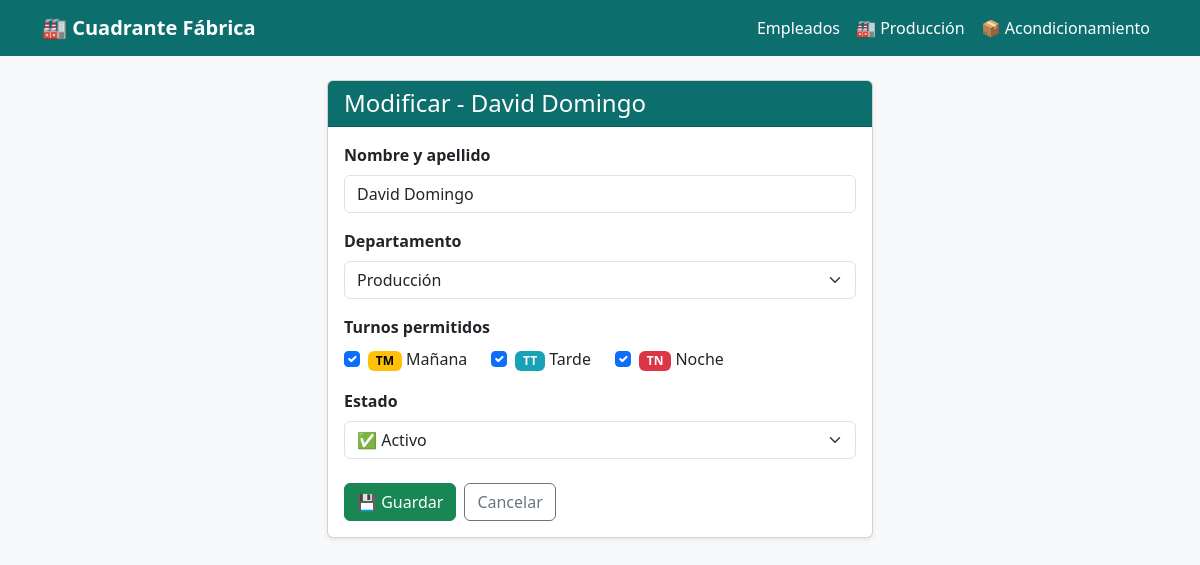
Screenshot of /employees/1/edit/ with the database file from the repository.
### employees/models.py (models this page shows, shortened)
class Employee(models.Model):
    DEPARTAMENTO_CHOICES = [
        ('produccion',        'Producción'),
        ('acondicionamiento', 'Acondicionamiento'),
    ]
    name           = models.CharField(max_length=100)
    departamento   = models.CharField(max_length=20, choices=DEPARTAMENTO_CHOICES, default='produccion')
    puede_TM       = models.BooleanField(default=True, verbose_name='TM')
    puede_TT       = models.BooleanField(default=True, verbose_name='TT')
    puede_TN       = models.BooleanField(default=True, verbose_name='TN')
    en_baja        = models.BooleanField(default=False, verbose_name='En baja')
    baja_inicio    = models.DateField(null=True, blank=True, verbose_name='Inicio baja')
    baja_fin       = models.DateField(null=True, blank=True, verbose_name='Fin baja')
    class Meta:
        ordering = ['departamento', 'name']

### employees/views.py (the view, shortened to what this page needs)
# urls.py: path('<int:pk>/edit/',   views.employee_edit,   name='employee_edit'),
def employee_edit(request, pk):
    employee = get_object_or_404(Employee, pk=pk)
    old_en_baja    = employee.en_baja
    old_baja_inicio = employee.baja_inicio
    form = EmployeeForm(request.POST or None, instance=employee)
    return render(request, 'employees/employee_form.html', {
        'form':  form,
        'title': f'Modificar - {employee.name}',
    })

### employees/templates/employees/employee_form.html (shortened to what this page needs)
{% extends 'base.html' %}
{% block content %}
<div class="row justify-content-center">
  <div class="col-md-6">
    <div class="card shadow-sm">
      <div class="card-header" style="background-color:#0d6e6e; color:white;">
        <h4 class="mb-0">{{ title }}</h4>
      </div>
      <div class="card-body">
        <form method="post">
          <div class="mb-3">
            <label class="form-label fw-bold">Nombre y apellido</label>
            {{ form.name }}
          </div>
          <div class="mb-3">
            <label class="form-label fw-bold">Departamento</label>
            {{ form.departamento }}
          </div>
          <div class="mb-3">
            <label class="form-label fw-bold d-block">Turnos permitidos</label>
            <div class="d-flex gap-4 mt-2">
              <div class="form-check">
                {{ form.puede_TM }}
                <label class="form-check-label">
                  <span class="badge" style="background-color:#ffc107; color:#000;">TM</span> Mañana
                </label>
              </div>
              <div class="form-check">
                {{ form.puede_TT }}
                <label class="form-check-label">
                  <span class="badge" style="background-color:#17a2b8; color:#fff;">TT</span> Tarde
                </label>
              </div>
              <div class="form-check">
                {{ form.puede_TN }}
                <label class="form-check-label">
                  <span class="badge" style="background-color:#dc3545; color:#fff;">TN</span> Noche
                </label>
              </div>
            </div>
          </div>
          <div class="mb-3">
            <label class="form-label fw-bold">Estado</label>
            <select name="estado" class="form-select" id="estado-select">
              <option value="activo" {% if not form.instance.en_baja %}selected{% endif %}>✅ Activo</option>
            </select>
          </div>
          <div class="d-flex gap-2 mt-4">
            <button type="submit" class="btn btn-success">💾 Guardar</button>
            <a href="{% url 'employee_list' %}" class="btn btn-outline-secondary">Cancelar</a>
          </div>
        </form>
      </div>
    </div>
  </div>
</div>
{% endblock %}

### templates/base.html (style rules this page uses)
body { background-color: #f8f9fa; }

### rows the page displays
Employee: name "David Domingo", departamento "Producción", puede_TM "☑", puede_TT "☑", puede_TN "☑", estado "✅ Activo"

### other values shown
{{ title }} "Modificar - David Domingo"
